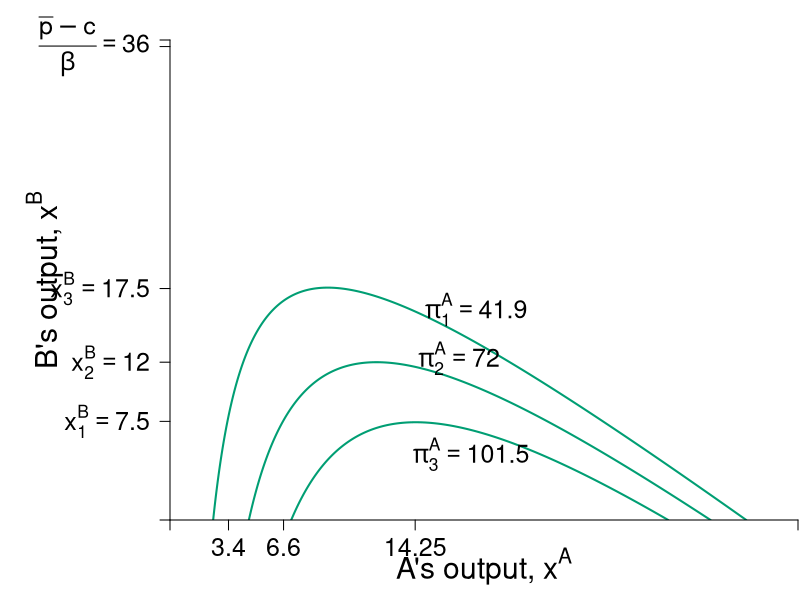

This figure's R source:
require(shape)
pdf(file = "competitionmarkets/cournot_brf_isoA_feasible_slides1.pdf", width = 9, height = 7)

#Set parameters for graphics
pointsize <- 1.8
axislabelsize <- 1.8
labelsize <- 1.5
namesize <- 1.8
annotatesize <- 1.5
graphlinewidth <- 2
segmentlinewidth <- 1.5


COL <- c("#7fc97f", "#beaed4", "#fdc086", "#ffff99", "#386cb0", "#f0027f", "#bf5b17", "#666666")
COLA <- c("#e0f3db", "#99d8c9","#66c2a4","#41ae76", "#238b45", "#005824")
COLB <- c("#4eb3d3", "#2b8cbe", "#0868ac","#084081")
grays <- gray.colors(25, start = 1, end = 0)
CBCols <- c("#009E73","#0072B2","#E69F00","#CC79A7", "#F0E442")

par(mar =  c(4, 8.5, 2, 0.1))

piA <- function(xa, xb, s = 0.5, pmax = 20, c1 = 2) {
  (pmax - s*xb)*xa - s*(xa)^2 - c1*xa
}

piB <- function(xa, xb, s = 0.5, pmax = 20, c1 = 2) {
  (pmax - s*xa)*xb - s*(xb)^2 - c1*xb
}

brfB <- function(xa, s = 0.5, pmax = 20, c1 = 2) {
  (pmax - c1)/(2*s) - (1/2)*xa
}

brfA <- function(xa, s = 0.5, pmax = 20, c1 = 2) {
  (pmax - c1)/s - 2*xa
}

xlims <- c(0, 36.5)
ylims <- c(0, 36.5)

npts <- 501 
x <- seq(xlims[1], xlims[2], length.out = npts)
y <- seq(ylims[1], ylims[2], length.out = npts) 
a <- c(42, 72, 102)
b <- c(72, 81, 90)

plot(0, 0, xlim = xlims, ylim = ylims, type = "n",
     xlab = expression(paste("")),
     ylab = expression(paste("")), 
     xaxt = "n", 
     yaxt = "n", 
     cex.lab = axislabelsize, 
     bty = "n",
     xaxs = "i", 
     yaxs = "i")

ticksy <- c(0, 7.5, 12, 17.6, 36, ylims[2])
ylabelsnum <- c(NA, expression(paste(x[1]^B == 7.5)), expression(paste(x[2]^B == 12)), expression(paste(x[3]^B)==17.5), expression(paste(frac(bar(p) - c,beta) == 36), NA))
ticksx <- c(0, 3.4, 6.6, 14.25, xlims[2])
xlabelsnum <- c(NA, expression(paste(3.4)), expression(paste(6.6)), expression(paste(14.25)), NA)

npts <- 500 
xx1 <- seq(xlims[1], xlims[2], length.out = npts)

#Feasible set
# polygon(c(0, 0, xlims[2], xlims[2]), 
#         c(ylims[2], 7.5 , 7.5, ylims[2]),
#         border = FALSE, col = COLA[1])

# Feasible
#segments(0, 7.5, xlims[2], 7.5, col = CBCols[2], lwd = graphlinewidth)
#text(5, 35, expression("Feasible set"), cex = annotatesize)
# polygon( feasible )

contour(x, y, 
        outer(x, y, piA),
        drawlabels = FALSE,
        col = CBCols[1],
        lwd = graphlinewidth,
        levels = a, 
        xaxs = "i", 
        yaxs = "i", 
        add = TRUE) 

text(0.5*xlims[2], -3.5, expression(paste("A's output, ", x^A)), xpd = TRUE, cex = axislabelsize) 
text(-7.3, 0.5*ylims[2], expression(paste("B's output, ", x^B)), xpd = TRUE, cex = axislabelsize, srt = 90) 

#segments(14.25, 0, 14.25, 7.5, lty = 2, col = grays[20] , lwd = segmentlinewidth)
#points(14.25, 7.5, pch = 16, col = "black", cex = 1.5)

#segments(6.60, 0, 6.60, 7.5, lty = 2, col = grays[20] , lwd = segmentlinewidth)
#points(12, 12, pch = 16, col = "black", cex = 1.5)


#segments(3.4, 0, 3.4, 7.5, lty = 2, col = grays[20] , lwd = segmentlinewidth)
#points(9.2, 17.7, pch = 16, col = "black", cex = 1.5)

#text(14.25 - 0.5, 7.5 - 1, expression(paste(a)), cex = annotatesize)
#text(12 - 0.5, 12 - 1, expression(paste(b)), cex = annotatesize)
#text(9.2 - 0.5, 17.7 - 1, expression(paste(c)), cex = annotatesize)


#labels for the isoprofits
text(17.5, 5.0, expression(paste(pi[3]^A == 101.5)), cex = annotatesize)
text(16.8, 12.3, expression(paste(pi[2]^A == 72)), cex = annotatesize)
text(17.8, 16, expression(paste(pi[1]^A == 41.9)), cex = annotatesize)

axis(1, at = ticksx, pos = 0, labels = xlabelsnum, cex.axis = labelsize)
axis(2, at = ticksy, pos = 0, labels = ylabelsnum, las = 1, cex.axis = labelsize)

dev.off()
